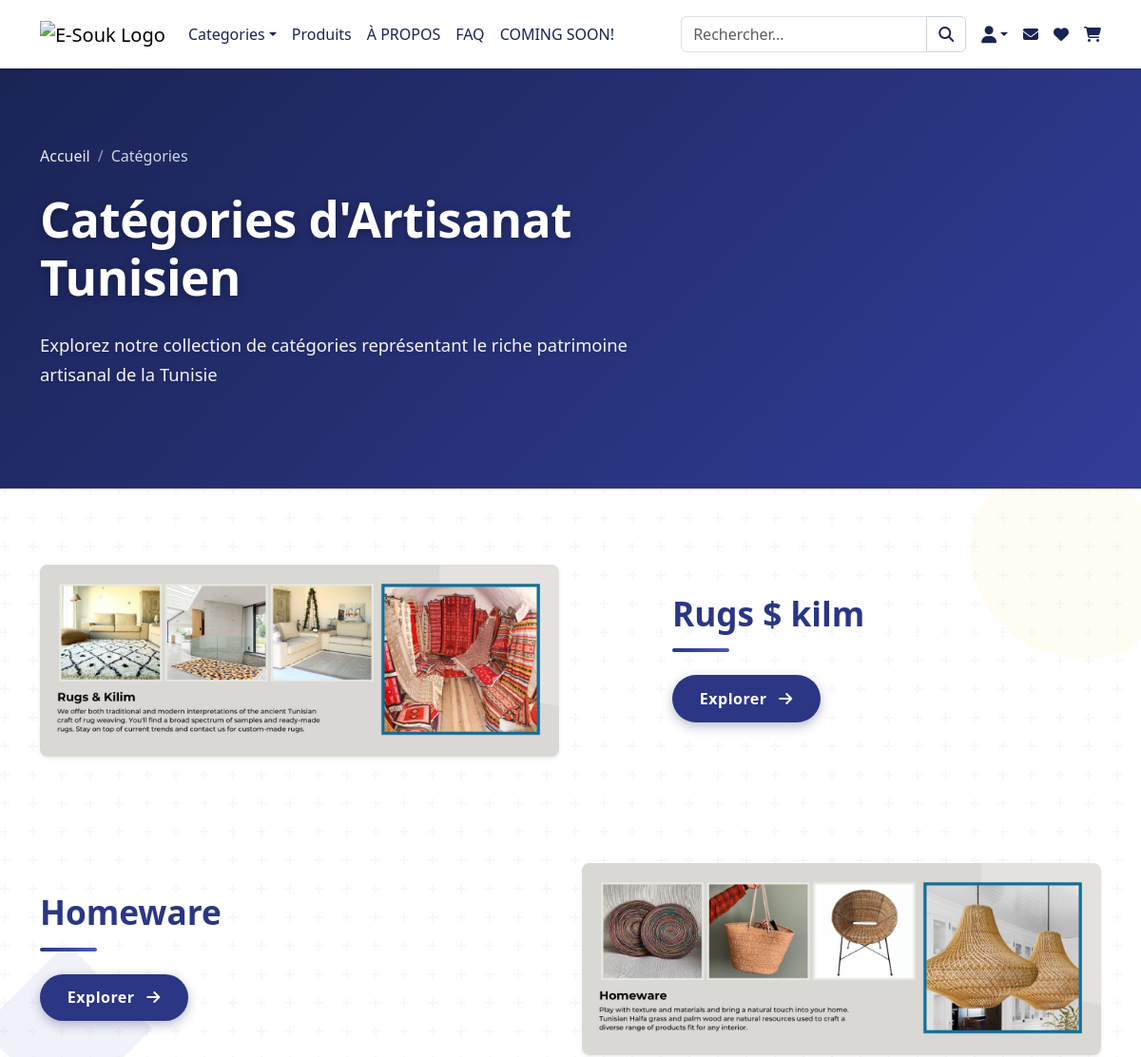
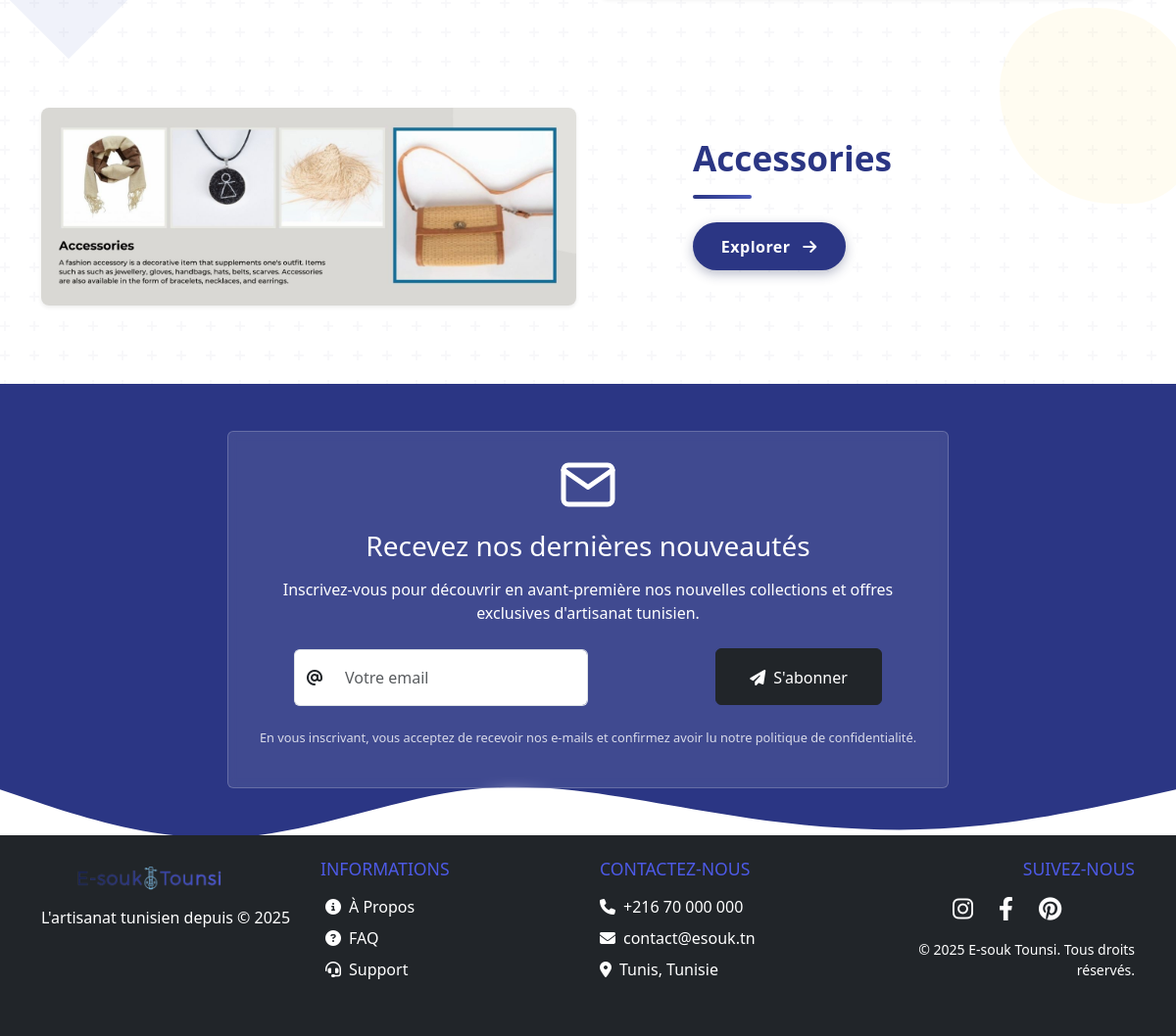
Before: /public/pages/categories.php with the older database file (2 pictures, top to bottom).
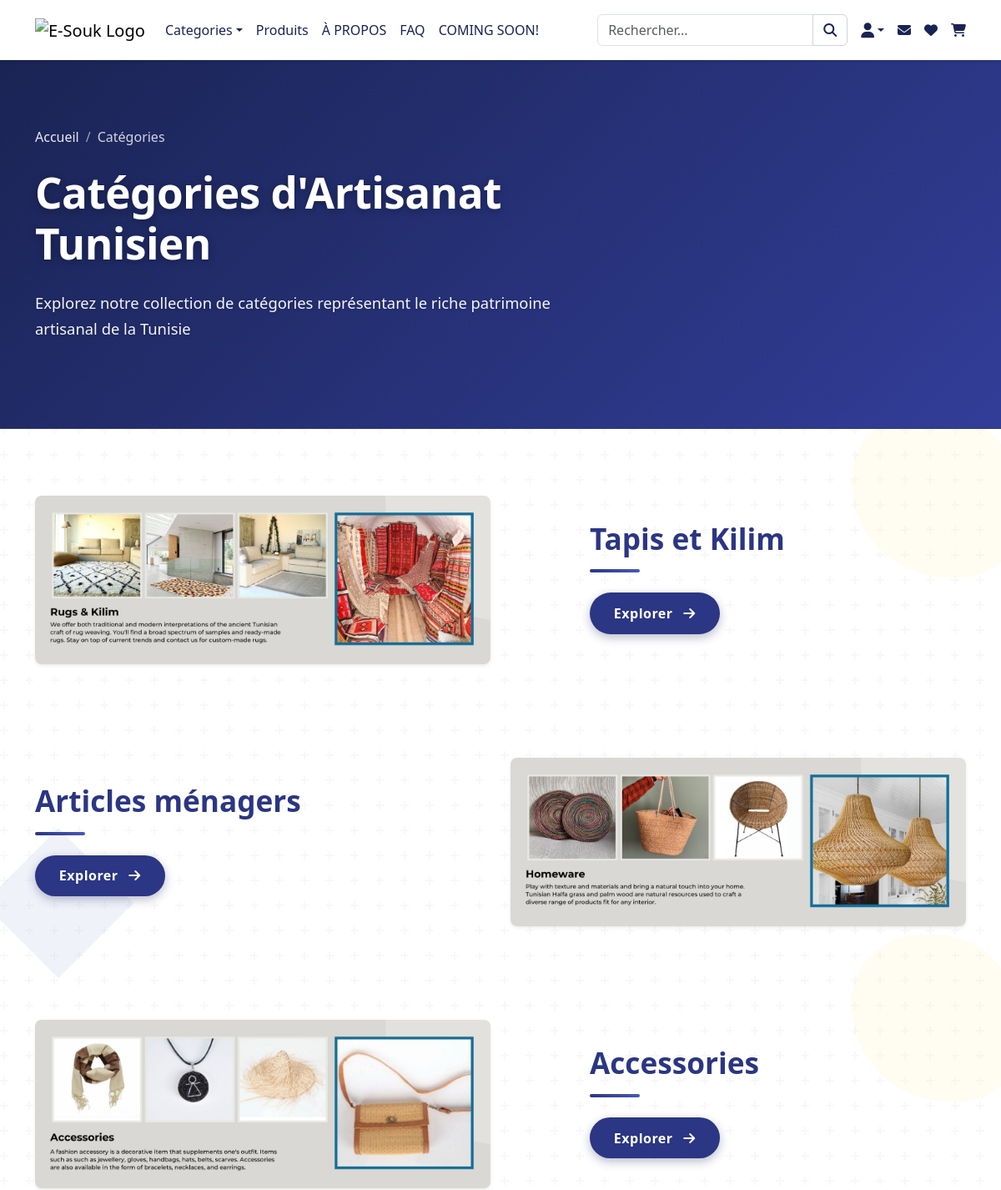
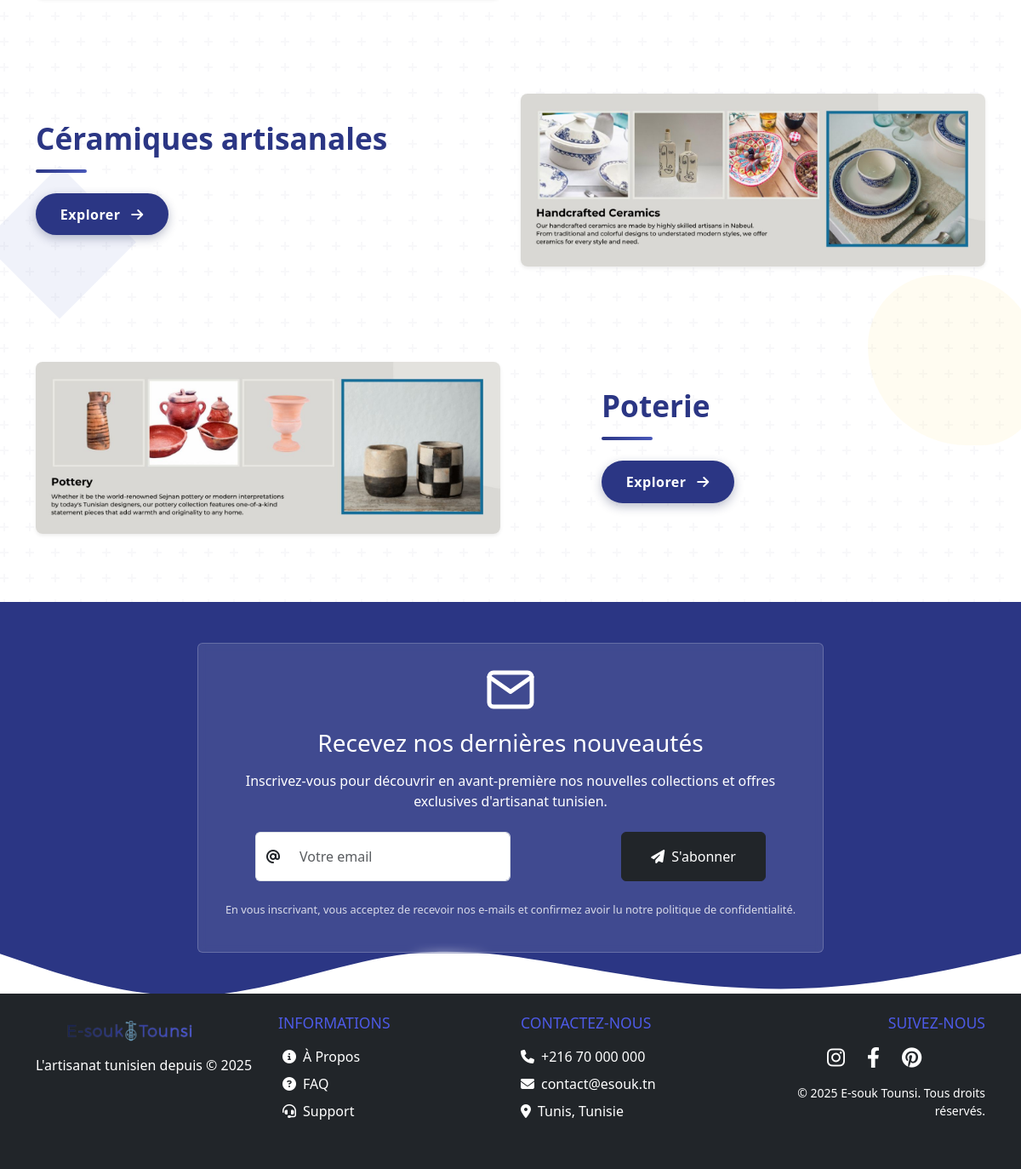
After: the same page with the newer database file (2 pictures, top to bottom).
### tables this page shows
CREATE TABLE `category` (
  `id_category` int(11) NOT NULL,
  `name` varchar(100) NOT NULL,
  `description` text NOT NULL,
  `image` varchar(255) DEFAULT NULL
);

### public/pages/categories.php (the view, shortened to what the changed rows need)
<?php
$title = "Catégories d'Artisanat Tunisien";
$breadcrumbs = [
    'Accueil' => 'index.php',
    'Catégories' => '#',
];
?>
<!DOCTYPE html>
<html lang="fr">
<head>
    <?php include '../templates/header.php'; ?>
    <link rel="stylesheet" href="../assets/css/categories.css">
    <link rel="stylesheet" href="../assets/css/components/hero.css">
</head>
<body>
    <?php include '../templates/navbar.php'; ?>
    <?php include '../templates/hero.php'; ?>
    <section class="container category-container my-5">
        <?php
        try {
            $query = "SELECT id_category, name, description, image FROM category ORDER BY id_category";
            $stmt = $db->prepare($query);
            $stmt->execute();
            $categories = $stmt->fetchAll(PDO::FETCH_ASSOC);
        } catch(PDOException $e) {
            echo "Error: " . $e->getMessage();
            exit;
        }
        if(count($categories) > 0): ?>
            <?php foreach($categories as $index => $category):
                $isEven = $index % 2 == 0;
            ?>
                <div class="row category-row align-items-center position-relative mb-5">
                    <div class="decoration-shape <?= $isEven ? 'shape-1' : 'shape-2' ?>"></div>
                    <div class="d-none d-md-block">
                        <?php if($isEven): ?>
                            <div class="row align-items-center">
                                <div class="col-md-6">
                                    <a href="category-details.php?id=<?= $category['id_category'] ?>" class="category-link">
                                        <div class="category-card shadow-sm">
                                            <?php if(!empty($category['image'])): ?>
                                                <img src="../../root_uploads/categories/<?= htmlspecialchars($category['image']) ?>"
                                                    alt="<?= htmlspecialchars($category['name']) ?>" class="category-image">
                                            <?php else: ?>
                                                <img src="../../assets/images/no-image.jpg"
                                                    alt="No Image Available" class="category-image">
                                            <?php endif; ?>
                                        </div>
                                    </a>
                                </div>
                                <div class="col-md-5 offset-md-1">
                                    <h2 class="category-name"><?= htmlspecialchars($category['name']) ?></h2>
                                    <div class="category-divider"></div>
                                    <a href="category-details.php?id=<?= $category['id_category'] ?>" class="explore-btn">
                                        Explorer <i class="fas fa-arrow-right ms-2"></i>
                                    </a>
                                </div>
                            </div>
                        <?php else: ?>
                            <div class="row align-items-center">
                                <div class="col-md-5">
                                    <h2 class="category-name"><?= htmlspecialchars($category['name']) ?></h2>
                                    <div class="category-divider"></div>
                                    <a href="category-details.php?id=<?= $category['id_category'] ?>" class="explore-btn">
                                        Explorer <i class="fas fa-arrow-right ms-2"></i>
                                    </a>
                                </div>
                                <div class="col-md-6 offset-md-1">
                                    <a href="category-details.php?id=<?= $category['id_category'] ?>" class="category-link">
                                        <div class="category-card shadow-sm">
                                            <?php if(!empty($category['image'])): ?>
                                                <img src="../../root_uploads/categories/<?= htmlspecialchars($category['image']) ?>"
                                                    alt="<?= htmlspecialchars($category['name']) ?>" class="category-image">
                                            <?php else: ?>
                                                <img src="../../assets/images/no-image.jpg"
                                                    alt="No Image Available" class="category-image">
                                            <?php endif; ?>
                                        </div>
                                    </a>
                                </div>
                            </div>
                        <?php endif; ?>
                    </div>
                </div>
            <?php endforeach; ?>
        <?php else: ?>
            <div class="alert alert-info text-center">Aucune catégorie n'est disponible pour le moment.</div>
        <?php endif; ?>
    </section>
    <?php include '../templates/newsletter.php'; ?>
    <?php include '../templates/footer.php'; ?>
</body>
</html>

### public/templates/hero.php (shortened to what the changed rows need)
<?php
$title = $title ?? "Page Title";
$breadcrumbs = $breadcrumbs ?? [
    'Accueil' => 'index.php',
    $title => '#'
];
?>
<section class="category-hero-section">
    <div class="container position-relative" style="z-index: 2;">
        <div class="row align-items-center">
            <div class="col-lg-8 text-white">
                <nav aria-label="breadcrumb">
                    <ol class="breadcrumb">
                        <?php
                        $i = 0;
                        $total = count($breadcrumbs);
                        foreach ($breadcrumbs as $name => $url) {
                            $i++;
                            if ($i == $total) {
                                echo '<li class="breadcrumb-item active" aria-current="page">' . htmlspecialchars($name) . '</li>';
                            } else {
                                echo '<li class="breadcrumb-item"><a href="' . htmlspecialchars($url) . '">' . htmlspecialchars($name) . '</a></li>';
                            }
                        }
                        ?>
                    </ol>
                </nav>
                <h1 class="hero-title"><?php echo htmlspecialchars($title); ?></h1>
            </div>
        </div>
    </div>
</section>

### public/templates/newsletter.php (shortened to what the changed rows need)
<section class="newsletter-section py-5">
    <div class="newsletter-shape">
    </div>
</section>

Changed rows visible on the page:
changed category: name "Rugs $ kilm" → "Tapis et Kilim"
changed category: name "Homeware" → "Articles ménagers"
added category: name "Céramiques artisanales", image (picture)
added category: image (picture), name "Poterie"
